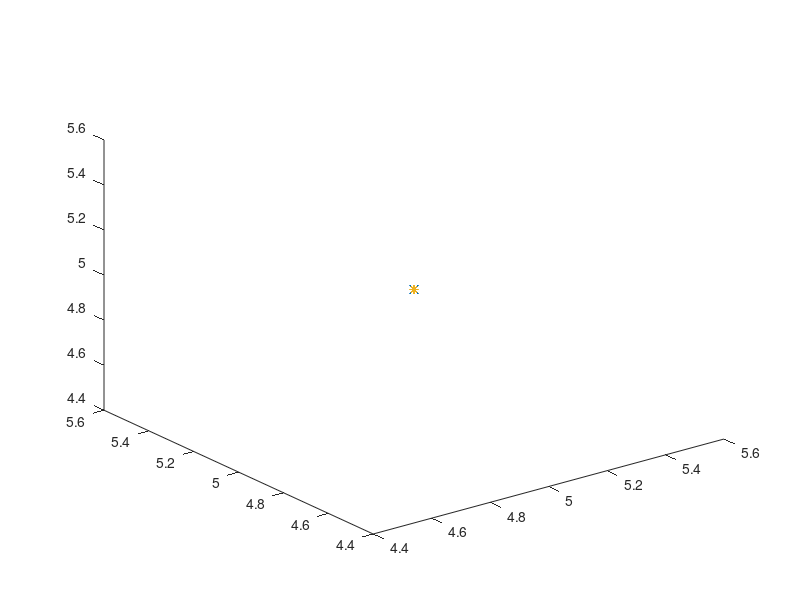

MATLAB code for this plot:
%% Obtaining Input Points
prompt='Input x coordinate of first point:';
a(1)=input(prompt);
prompt='Input y coordinate of first point:';
a(2)=input(prompt);
prompt='Input z coordinate of first point:';
a(3)=input(prompt);
prompt='Input x coordinate of second point:';
b(1)=input(prompt);
prompt='Input y coordinate of second point:';
b(2)=input(prompt);
prompt='Input z coordinate of second point:';
b(3)=input(prompt);
prompt='Input x coordinate of third point:';
c(1)=input(prompt);
prompt='Input y coordinate of third point:';
c(2)=input(prompt);
prompt='Input z coordinate of third point:';
c(3)=input(prompt);
prompt='Input x coordinate of fourth point:';
d(1)=input(prompt);
prompt='Input y coordinate of fourth point:';
d(2)=input(prompt);
prompt='Input z coordinate of fourth point:';
d(3)=input(prompt);
prompt='Input x coordinate of fourth point:';
e(1)=input(prompt);
prompt='Input y coordinate of fourth point:';
e(2)=input(prompt);
prompt='Input z coordinate of fourth point:';
e(3)=input(prompt);
%% Checking for Coincidence of points

%% Setting up arrays for control points
x= [a(1),b(1),c(1),d(1),e(1)];
y= [a(2),b(2),c(2),d(2),e(2)];
z= [a(3),b(3),c(3),d(3),e(3)];
plot3(x,y,z,'x')
hold 'on';
%% Casteljau Interpolation
for u=0:100
    %x-coordinates of points created by dividing lines ab,bc,cd,de
    f1=a(1)+(b(1)-a(1))*u/100;
    g1=b(1)+(c(1)-b(1))*u/100;
    h1=c(1)+(d(1)-c(1))*u/100;
    i1=d(1)+(e(1)-d(1))*u/100;
    %y-coordinates of points created by dividing lines ab,bc,cd,de
    f2=a(2)+(b(2)-a(2))*u/100;
    g2=b(2)+(c(2)-b(2))*u/100;
    h2=c(2)+(d(2)-c(2))*u/100;
    i2=d(2)+(e(2)-d(2))*u/100;
    %z-coordinates of points created by dividing lines ab,bc,cd,de
    f3=a(3)+(b(3)-a(3))*u/100;
    g3=b(3)+(c(3)-b(3))*u/100;
    h3=c(3)+(d(3)-c(3))*u/100;
    i3=d(3)+(e(3)-d(3))*u/100;
    %x-coordinates of points created by dividing lines fg,gh,hi
    j1=f1+(g1-f1)*u/100;
    k1=g1+(h1-g1)*u/100;
    l1=h1+(i1-h1)*u/100;
    %y-coordinates of points created by dividing lines fg,gh,hi
    j2=f2+(g2-f2)*u/100;
    k2=g2+(h2-g2)*u/100;
    l2=h2+(i2-h2)*u/100;
    %z-coordinates of points created by dividing lines fg,gh,hi
    j3=f3+(g3-f3)*u/100;
    k3=g3+(h3-g3)*u/100;
    l3=h3+(i3-h3)*u/100;
    %x-coordinates of points created by dividing lines jk,kl
    m1=j1+(k1-j1)*u/100;
    n1=k1+(l1-k1)*u/100;
    %y-coordinates of points created by dividing lines jk,kl
    m2=j2+(k2-j2)*u/100;
    n2=k2+(l2-k2)*u/100;
    %z-coordinates of points created by dividing lines jk,kl
    m3=j3+(k3-j3)*u/100;
    n3=k3+(l3-k3)*u/100;
    %x-coordinates of points on curve created by dividing lines mn
    o1(u+1)=m1+(n1-m1)*u/100;
    %y-coordinates of points on curve created by dividing lines mn
    o2(u+1)=m2+(n2-m2)*u/100;
    %x-coordinates of points on curve created by dividing lines mn
    o3(u+1)=m3+(n3-m3)*u/100;
end
%% Curve plot
plot3(o1,o2,o3,'-')
%% Plot of points for parameter u=0.37
    %x-coordinates of points created by dividing lines ab,bc,cd,de
    f(1)=a(1)+(b(1)-a(1))*37/100;
    g(1)=b(1)+(c(1)-b(1))*37/100;
    h(1)=c(1)+(d(1)-c(1))*37/100;
    i(1)=d(1)+(e(1)-d(1))*37/100;
    %y-coordinates of points created by dividing lines ab,bc,cd,de
    f(2)=a(2)+(b(2)-a(2))*37/100;
    g(2)=b(2)+(c(2)-b(2))*37/100;
    h(2)=c(2)+(d(2)-c(2))*37/100;
    i(2)=d(2)+(e(2)-d(2))*37/100;
    %z-coordinates of points created by dividing lines ab,bc,cd,de
    f(3)=a(3)+(b(3)-a(3))*37/100;
    g(3)=b(3)+(c(3)-b(3))*37/100;
    h(3)=c(3)+(d(3)-c(3))*37/100;
    i(3)=d(3)+(e(3)-d(3))*37/100;
    %x-coordinates of points created by dividing lines fg,gh,hi
    j(1)=f(1)+(g(1)-f(1))*37/100;
    k(1)=g(1)+(h(1)-g(1))*37/100;
    l(1)=h(1)+(i(1)-h(1))*37/100;
    %y-coordinates of points created by dividing lines fg,gh,hi
    j(2)=f(2)+(g(2)-f(2))*37/100;
    k(2)=g(2)+(h(2)-g(2))*37/100;
    l(2)=h(2)+(i(2)-h(2))*37/100;
    %z-coordinates of points created by dividing lines fg,gh,hi
    j(3)=f(3)+(g(3)-f(3))*37/100;
    k(3)=g(3)+(h(3)-g(3))*37/100;
    l(3)=h(3)+(i(3)-h(3))*37/100;
    %x-coordinates of points created by dividing lines jk,kl
    m(1)=j(1)+(k(1)-j(1))*37/100;
    n(1)=k(1)+(l(1)-k(1))*37/100;
    %y-coordinates of points created by dividing lines jk,kl
    m(2)=j(2)+(k(2)-j(2))*37/100;
    n(2)=k(2)+(l(2)-k(2))*37/100;
    %z-coordinates of points created by dividing lines jk,kl
    m(3)=j(3)+(k(3)-j(3))*37/100;
    n(3)=k(3)+(l(3)-k(3))*37/100;
    %x-coordinates of points on curve created by dividing lines mn
    o1(37)=m(1)+(n(1)-m(1))*37/100;
    %y-coordinates of points on curve created by dividing lines mn
    o2(37)=m(2)+(n(2)-m(2))*37/100;
    %x-coordinates of points on curve created by dividing lines mn
    o3(37)=m(3)+(n(3)-m(3))*37/100;
    %% Defining Array and plotting of required plot points
    p=[f(1),g(1),h(1),i(1),j(1),k(1),l(1),m(1),n(1),o1(37)];
    q=[f(2),g(2),h(2),i(2),j(2),k(2),l(2),m(2),n(2),o2(37)];
    r=[f(3),g(3),h(3),i(3),j(3),k(3),l(3),m(3),n(3),o3(37)];
    plot3(p,q,r,'*')
    pts = [f; g];    
    line(pts(:,1), pts(:,2), pts(:,3))
    pts = [g; h];    
    line(pts(:,1), pts(:,2), pts(:,3))
    pts = [h; i];    
    line(pts(:,1), pts(:,2), pts(:,3))
    pts = [j; k];    
    line(pts(:,1), pts(:,2), pts(:,3))
    pts = [k; l];    
    line(pts(:,1), pts(:,2), pts(:,3))
    pts = [m; n];    
    line(pts(:,1), pts(:,2), pts(:,3))